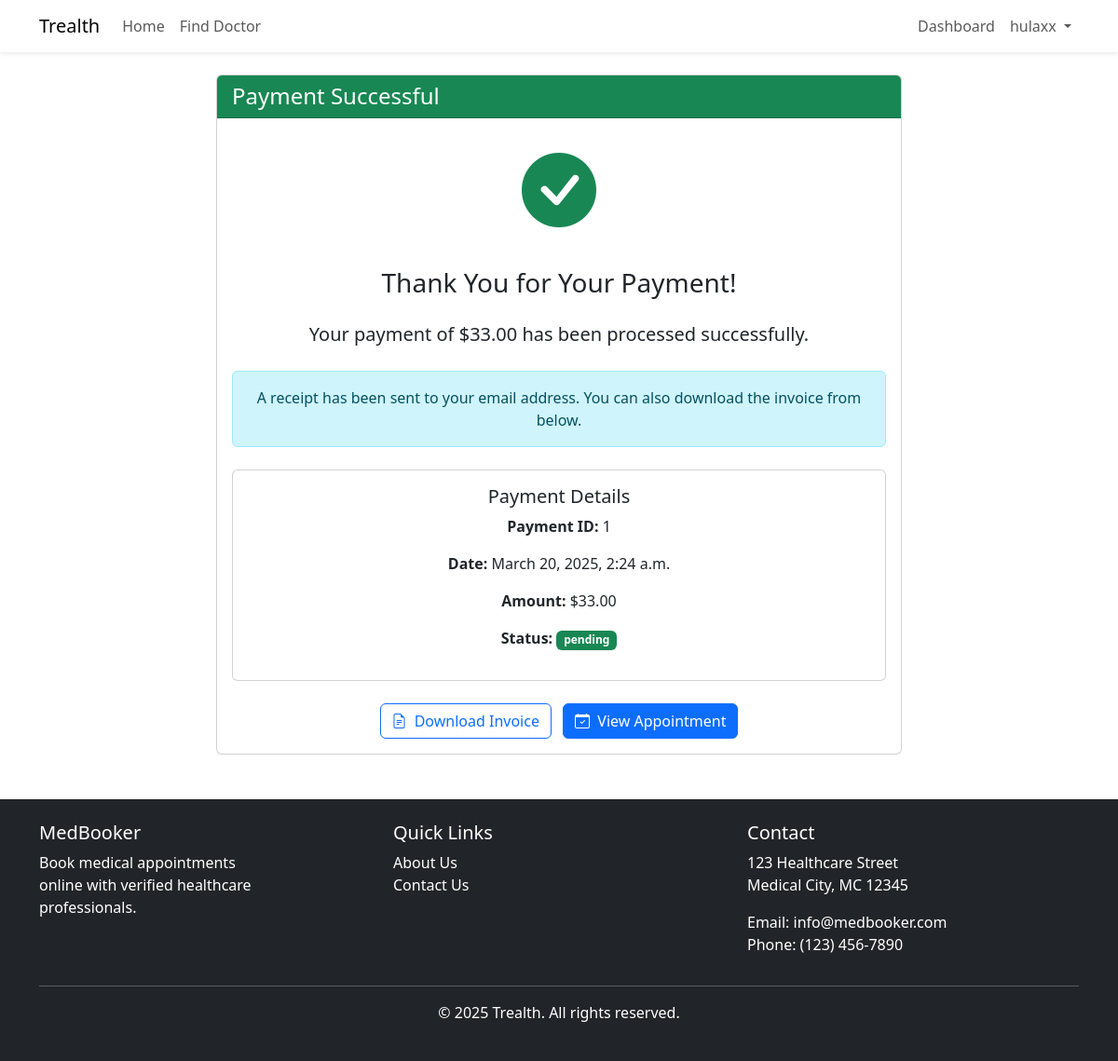
Page /payments/success/1/ (signed in) on the committed database.
### accounts/models.py (models this page shows)
class User(AbstractUser):
    USER_TYPE_CHOICES = (
        ('doctor', 'Doctor'),
        ('patient', 'Patient'),
        ('admin', 'Administrator'),
    )
    email = models.EmailField(unique=True)
    user_type = models.CharField(max_length=10, choices=USER_TYPE_CHOICES)
    USERNAME_FIELD = 'email'
    REQUIRED_FIELDS = ['first_name', 'last_name']
    objects = CustomUserManager()

### payments/models.py (models this page shows, shortened)
class Payment(models.Model):
    PAYMENT_STATUS_CHOICES = (
        ('pending', 'Pending'),
        ('completed', 'Completed'),
        ('failed', 'Failed'),
        ('refunded', 'Refunded'),
    )
    payment_id = models.AutoField(primary_key=True)
    patient = models.ForeignKey(Patient, on_delete=models.CASCADE, related_name='payments')
    appointment = models.ForeignKey(Appointment, on_delete=models.CASCADE, related_name='payments')
    amount = models.DecimalField(max_digits=10, decimal_places=2)
    payment_status = models.CharField(max_length=20, choices=PAYMENT_STATUS_CHOICES, default='pending')
    payment_date = models.DateTimeField(auto_now_add=True)

### payments/views.py (the view)
# urls.py: path('success/<int:payment_id>/', views.payment_success, name='payment_success'),
@login_required
def payment_success(request, payment_id):
    payment = get_object_or_404(Payment, payment_id=payment_id)
    return render(request, 'payments/payment_success.html', {'payment': payment})

### templates/payments/payment_success.html (shortened to what this page needs)
{% extends 'base.html' %}
{% block content %}
<div class="row">
    <div class="col-md-8 offset-md-2">
        <div class="card">
            <div class="card-header bg-success text-white">
                <h4 class="mb-0">Payment Successful</h4>
            </div>
            <div class="card-body text-center">
                <div class="mb-4">
                    <i class="bi bi-check-circle-fill text-success" style="font-size: 5rem;"></i>
                </div>
                <h3 class="mb-4">Thank You for Your Payment!</h3>
                <p class="lead">Your payment of <strong>${{ payment.amount }}</strong> has been processed successfully.</p>
                <div class="alert alert-info mt-4">
                    <p class="mb-0">A receipt has been sent to your email address. You can also download the invoice from below.</p>
                </div>
                <div class="card mt-4">
                    <div class="card-body">
                        <h5 class="card-title">Payment Details</h5>
                        <p><strong>Payment ID:</strong> {{ payment.payment_id }}</p>
                        <p><strong>Date:</strong> {{ payment.payment_date }}</p>
                        <p><strong>Amount:</strong> ${{ payment.amount }}</p>
                        <p><strong>Status:</strong>
                            <span class="badge bg-success">{{ payment.payment_status }}</span>
                        </p>
                    </div>
                </div>
                <div class="mt-4">
                    <a href="{% url 'payments:invoice_generation' payment.payment_id %}" class="btn btn-outline-primary me-2">
                        <i class="bi bi-file-earmark-text me-1"></i> Download Invoice
                    </a>
                    <a href="{% url 'patients:appointment_detail' payment.appointment.appointment_id %}" class="btn btn-primary">
                        <i class="bi bi-calendar-check me-1"></i> View Appointment
                    </a>
                </div>
            </div>
        </div>
    </div>
</div>
{% endblock %}

### templates/base.html (shortened to what this page needs)
<!DOCTYPE html>
<html lang="en">
<head>
    <link href="https://cdn.jsdelivr.net/npm/bootstrap@5.3.0-alpha1/dist/css/bootstrap.min.css" rel="stylesheet">
    <link rel="stylesheet" href="https://cdn.jsdelivr.net/npm/bootstrap-icons@1.10.0/font/bootstrap-icons.css">
</head>
<body>
    <nav class="navbar navbar-expand-lg navbar-light bg-white shadow-sm">
        <div class="container">
            <a class="navbar-brand" href="{% url 'core:home' %}">Trealth</a>
            <div class="collapse navbar-collapse" id="navbarNav">
                <ul class="navbar-nav me-auto">
                    <li class="nav-item">
                        <a class="nav-link" href="{% url 'core:home' %}">Home</a>
                    </li>
                    {% if user.is_authenticated and user.user_type == 'patient' %}
                    <li class="nav-item">
                        <a class="nav-link" href="{% url 'core:find_doctor' %}">Find Doctor</a>
                    </li>
                    {% endif %}
                </ul>
                <ul class="navbar-nav ms-auto">
                    {% if user.is_authenticated %}
                        {% if user.user_type == 'doctor' %}
                            <li class="nav-item">
                                <a class="nav-link" href="{% url 'doctors:dashboard' %}">Dashboard</a>
                            </li>
                        {% elif user.user_type == 'patient' %}
                            <li class="nav-item">
                                <a class="nav-link" href="{% url 'patients:dashboard' %}">Dashboard</a>
                            </li>
                        {% elif user.user_type == 'admin' %}
                            <li class="nav-item">
                                <a class="nav-link" href="{% url 'admin_portal:dashboard' %}">Admin</a>
                            </li>
                        {% endif %}
                        <li class="nav-item dropdown">
                            <a class="nav-link dropdown-toggle" href="#" id="navbarDropdown" role="button" data-bs-toggle="dropdown" aria-expanded="false">
                                {{ user.first_name }}
                            </a>
                        </li>
                    {% endif %}
                </ul>
            </div>
        </div>
    </nav>
    <div class="container mt-4">
        {% block content %}{% endblock %}
    </div>
    <footer class="bg-dark text-white py-4 mt-5">
        <div class="container">
            <div class="row">
                <div class="col-md-4">
                    <h5>MedBooker</h5>
                    <div style="width: 70%;">
                        <p>Book medical appointments online with verified healthcare professionals.</p>
                    </div>
                </div>
                <div class="col-md-4">
                    <h5>Quick Links</h5>
                    <ul class="list-unstyled">
                        <li><a href="{% url 'core:about' %}" class="text-white" style="text-decoration: none;">About Us</a></li>
                        <li><a href="{% url 'core:contact' %}" class="text-white" style="text-decoration: none;">Contact Us</a></li>
                    </ul>
                </div>
                <div class="col-md-4">
                    <h5>Contact</h5>
                    <address>
                        <p>123 Healthcare Street<br>Medical City, MC 12345</p>
                        <p>Email: info@medbooker.com<br>Phone: (123) 456-7890</p>
                    </address>
                </div>
            </div>
            <hr>
            <div class="text-center">
                <p>&copy; 2025 Trealth. All rights reserved.</p>
            </div>
        </div>
    </footer>
</body>
</html>

### rows in the picture
User: first_name "hulaxx"
Payment: amount "33.00", payment_id "1", payment_date "March 20, 2025, 2:24 a.m.", payment_status "pending"
